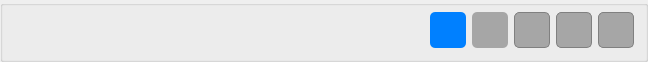
    <widget class="QGroupBox" name="grb_botoes">
     <property name="maximumSize">
      <size>
       <width>16777215</width>
       <height>51</height>
      </size>
     </property>
     <property name="font">
      <font>
       <pointsize>11</pointsize>
      </font>
     </property>
     <property name="title">
      <string/>
     </property>
     <layout class="QHBoxLayout" name="hzl_botoes">
      <property name="topMargin">
       <number>6</number>
      </property>
      <item>
       <widget class="QPushButton" name="btn_primeiro">
        <property name="enabled">
         <bool>false</bool>
        </property>
        <property name="minimumSize">
         <size>
          <width>36</width>
          <height>36</height>
         </size>
        </property>
        <property name="maximumSize">
         <size>
          <width>36</width>
          <height>36</height>
         </size>
        </property>
        <property name="focusPolicy">
         <enum>Qt::NoFocus</enum>
        </property>
        <property name="toolTip">
         <string>Primeiro Registro</string>
        </property>
        <property name="whatsThis">
         <string>&lt;html&gt;&lt;head/&gt;&lt;body&gt;&lt;p&gt;Botão para ir ao primeiro registro&lt;/p&gt;&lt;/body&gt;&lt;/html&gt;</string>
        </property>
        <property name="styleSheet">
         <string notr="true">QPushButton#btn_primeiro{
	border-radius: 5px;
}
QPushButton#btn_primeiro:hover{
	border: 1px solid rgba(33,33,33,.2);
	background: rgba(33,33,33,.1);
}
QPushButton#btn_primeiro:pressed {
	border: 1px solid rgba(33,33,33,.5);
	background: rgba(33,33,33,.2);
}</string>
        </property>
        <property name="text">
         <string/>
        </property>
        <property name="icon">
         <iconset>
          <normaloff>../imagens/nextAll.png</normaloff>../imagens/nextAll.png</iconset>
        </property>
        <property name="iconSize">
         <size>
          <width>36</width>
          <height>36</height>
         </size>
        </property>
        <property name="shortcut">
         <string>Ctrl+Alt+Left</string>
        </property>
        <property name="flat">
         <bool>true</bool>
        </property>
       </widget>
      </item>
      <item>
       <widget class="QPushButton" name="btn_anterior">
        <property name="enabled">
         <bool>false</bool>
        </property>
        <property name="minimumSize">
         <size>
          <width>36</width>
          <height>36</height>
         </size>
        </property>
        <property name="maximumSize">
         <size>
          <width>36</width>
          <height>36</height>
         </size>
        </property>
        <property name="focusPolicy">
         <enum>Qt::NoFocus</enum>
        </property>
        <property name="toolTip">
         <string>Registro Anterior</string>
        </property>
        <property name="whatsThis">
         <string>&lt;html&gt;&lt;head/&gt;&lt;body&gt;&lt;p&gt;Botão para ir ao registro anterior&lt;/p&gt;&lt;/body&gt;&lt;/html&gt;</string>
        </property>
        <property name="styleSheet">
         <string notr="true">QPushButton#btn_anterior{
	border-radius: 5px;
}
QPushButton#btn_anterior:hover{
	border: 1px solid rgba(33,33,33,.2);
	background: rgba(33,33,33,.1);
}
QPushButton#btn_anterior:pressed {
	border: 1px solid rgba(33,33,33,.5);
	background: rgba(33,33,33,.2);
}</string>
        </property>
        <property name="text">
         <string/>
        </property>
        <property name="icon">
         <iconset>
          <normaloff>../imagens/next.png</normaloff>../imagens/next.png</iconset>
        </property>
        <property name="iconSize">
         <size>
          <width>36</width>
          <height>36</height>
         </size>
        </property>
        <property name="shortcut">
         <string>Ctrl+Left</string>
        </property>
        <property name="flat">
         <bool>true</bool>
        </property>
       </widget>
      </item>
      <item>
       <widget class="QPushButton" name="btn_proximo">
        <property name="enabled">
         <bool>false</bool>
        </property>
        <property name="minimumSize">
         <size>
          <width>36</width>
          <height>36</height>
         </size>
        </property>
        <property name="maximumSize">
         <size>
          <width>36</width>
          <height>36</height>
         </size>
        </property>
        <property name="focusPolicy">
         <enum>Qt::NoFocus</enum>
        </property>
        <property name="toolTip">
         <string>Próxima Registro</string>
        </property>
        <property name="whatsThis">
         <string>&lt;html&gt;&lt;head/&gt;&lt;body&gt;&lt;p&gt;Botão para ir ao próximo registro&lt;/p&gt;&lt;/body&gt;&lt;/html&gt;</string>
        </property>
        <property name="styleSheet">
         <string notr="true">QPushButton#btn_proximo{
	border-radius: 5px;
}
QPushButton#btn_proximo:hover{
	border: 1px solid rgba(33,33,33,.2);
	background: rgba(33,33,33,.1);
}
QPushButton#btn_proximo:pressed {
	border: 1px solid rgba(33,33,33,.5);
	background: rgba(33,33,33,.2);
}</string>
        </property>
        <property name="text">
         <string/>
        </property>
        <property name="icon">
         <iconset>
          <normaloff>../imagens/previous.png</normaloff>../imagens/previous.png</iconset>
        </property>
        <property name="iconSize">
         <size>
          <width>36</width>
          <height>36</height>
         </size>
        </property>
        <property name="shortcut">
         <string>Ctrl+Right</string>
        </property>
        <property name="flat">
         <bool>true</bool>
        </property>
       </widget>
      </item>
      <item>
       <widget class="QPushButton" name="btn_ultimo">
        <property name="enabled">
         <bool>false</bool>
        </property>
        <property name="minimumSize">
         <size>
          <width>36</width>
          <height>36</height>
         </size>
        </property>
        <property name="maximumSize">
         <size>
          <width>36</width>
          <height>36</height>
         </size>
        </property>
        <property name="focusPolicy">
         <enum>Qt::NoFocus</enum>
        </property>
        <property name="toolTip">
         <string>Última Registro</string>
        </property>
        <property name="whatsThis">
         <string>&lt;html&gt;&lt;head/&gt;&lt;body&gt;&lt;p&gt;Botão para ir ao ultimo registro&lt;/p&gt;&lt;/body&gt;&lt;/html&gt;</string>
        </property>
        <property name="styleSheet">
         <string notr="true">QPushButton#btn_ultimo{
	border-radius: 5px;
}
QPushButton#btn_ultimo:hover{
	border: 1px solid rgba(33,33,33,.2);
	background: rgba(33,33,33,.1);
}
QPushButton#btn_ultimo:pressed {
	border: 1px solid rgba(33,33,33,.5);
	background: rgba(33,33,33,.2);
}</string>
        </property>
        <property name="text">
         <string/>
        </property>
        <property name="icon">
         <iconset>
          <normaloff>../imagens/PreviousAll.png</normaloff>../imagens/PreviousAll.png</iconset>
        </property>
        <property name="iconSize">
         <size>
          <width>36</width>
          <height>36</height>
         </size>
        </property>
        <property name="shortcut">
         <string>Ctrl+Alt+Right</string>
        </property>
        <property name="flat">
         <bool>true</bool>
        </property>
       </widget>
      </item>
      <item>
       <spacer name="separacao_botoes_do_meio_do_navegadores">
        <property name="orientation">
         <enum>Qt::Horizontal</enum>
        </property>
        <property name="sizeHint" stdset="0">
         <size>
          <width>40</width>
          <height>20</height>
         </size>
        </property>
       </spacer>
      </item>
      <item>
       <widget class="QPushButton" name="btn_pesquisar_registro">
        <property name="minimumSize">
         <size>
          <width>36</width>
          <height>36</height>
         </size>
        </property>
        <property name="maximumSize">
         <size>
          <width>36</width>
          <height>36</height>
         </size>
        </property>
        <property name="focusPolicy">
         <enum>Qt::NoFocus</enum>
        </property>
        <property name="toolTip">
         <string>Pesquisar</string>
        </property>
        <property name="whatsThis">
         <string>&lt;html&gt;&lt;head/&gt;&lt;body&gt;&lt;p&gt;Botão para pesquisar os registros de empresa&lt;/p&gt;&lt;/body&gt;&lt;/html&gt;</string>
        </property>
        <property name="styleSheet">
         <string notr="true">QPushButton#btn_pesquisar_registro{
	border-radius: 5px;
}
QPushButton#btn_pesquisar_registro:hover{
	border: 1px solid rgba(33,33,33,.2);
	background: rgba(33,33,33,.1);
}
QPushButton#btn_pesquisar_registro:pressed {
	border: 1px solid rgba(33,33,33,.5);
	background: rgba(33,33,33,.2);
}</string>
        </property>
        <property name="text">
         <string/>
        </property>
        <property name="icon">
         <iconset>
          <normaloff>../imagens/edit_find_replace.png</normaloff>../imagens/edit_find_replace.png</iconset>
        </property>
        <property name="iconSize">
         <size>
          <width>36</width>
          <height>30</height>
         </size>
        </property>
        <property name="shortcut">
         <string>F12</string>
        </property>
        <property name="flat">
         <bool>true</bool>
        </property>
       </widget>
      </item>
      <item>
       <widget class="QPushButton" name="btn_pesquisar_codigo">
        <property name="minimumSize">
         <size>
          <width>36</width>
          <height>36</height>
         </size>
        </property>
        <property name="maximumSize">
         <size>
          <width>36</width>
          <height>36</height>
         </size>
        </property>
        <property name="focusPolicy">
         <enum>Qt::NoFocus</enum>
        </property>
        <property name="toolTip">
         <string>Buscar</string>
        </property>
        <property name="whatsThis">
         <string>&lt;html&gt;&lt;head/&gt;&lt;body&gt;&lt;p&gt;Botão para buscar empresa pelo codigo&lt;/p&gt;&lt;/body&gt;&lt;/html&gt;</string>
        </property>
        <property name="styleSheet">
         <string notr="true">QPushButton#btn_pesquisar_codigo{
	border-radius: 5px;
}
QPushButton#btn_pesquisar_codigo:hover{
	border: 1px solid rgba(33,33,33,.2);
	background: rgba(33,33,33,.1);
}
QPushButton#btn_pesquisar_codigo:pressed {
	border: 1px solid rgba(33,33,33,.5);
	background: rgba(33,33,33,.2);
}</string>
        </property>
        <property name="text">
         <string/>
        </property>
        <property name="icon">
         <iconset>
          <normaloff>../imagens/dialog-ok.png</normaloff>../imagens/dialog-ok.png</iconset>
        </property>
        <property name="iconSize">
         <size>
          <width>30</width>
          <height>30</height>
         </size>
        </property>
        <property name="shortcut">
         <string>Ctrl+N</string>
        </property>
        <property name="flat">
         <bool>true</bool>
        </property>
       </widget>
      </item>
      <item>
       <widget class="QPushButton" name="btn_imprimir">
        <property name="minimumSize">
         <size>
          <width>36</width>
          <height>36</height>
         </size>
        </property>
        <property name="maximumSize">
         <size>
          <width>36</width>
          <height>36</height>
         </size>
        </property>
        <property name="focusPolicy">
         <enum>Qt::NoFocus</enum>
        </property>
        <property name="toolTip">
         <string>Imprimir</string>
        </property>
        <property name="whatsThis">
         <string>&lt;html&gt;&lt;head/&gt;&lt;body&gt;&lt;p&gt;Botão para imprimir registro de empresa&lt;/p&gt;&lt;/body&gt;&lt;/html&gt;</string>
        </property>
        <property name="styleSheet">
         <string notr="true">QPushButton#btn_imprimir{
	border-radius: 5px;
}
QPushButton#btn_imprimir:hover{
	border: 1px solid rgba(33,33,33,.2);
	background: rgba(33,33,33,.1);
}
QPushButton#btn_imprimir:pressed {
	border: 1px solid rgba(33,33,33,.5);
	background: rgba(33,33,33,.2);
}</string>
        </property>
        <property name="text">
         <string/>
        </property>
        <property name="icon">
         <iconset>
          <normaloff>../imagens/print.png</normaloff>../imagens/print.png</iconset>
        </property>
        <property name="iconSize">
         <size>
          <width>36</width>
          <height>36</height>
         </size>
        </property>
        <property name="shortcut">
         <string>Ctrl+P</string>
        </property>
        <property name="flat">
         <bool>true</bool>
        </property>
       </widget>
      </item>
      <item>
       <widget class="QPushButton" name="btn_copiar">
        <property name="minimumSize">
         <size>
          <width>36</width>
          <height>36</height>
         </size>
        </property>
        <property name="maximumSize">
         <size>
          <width>36</width>
          <height>36</height>
         </size>
        </property>
        <property name="focusPolicy">
         <enum>Qt::NoFocus</enum>
        </property>
        <property name="toolTip">
         <string>Duplicar</string>
        </property>
        <property name="whatsThis">
         <string>&lt;html&gt;&lt;head/&gt;&lt;body&gt;&lt;p&gt;Botão para duplicar registro&lt;/p&gt;&lt;/body&gt;&lt;/html&gt;</string>
        </property>
        <property name="styleSheet">
         <string notr="true">QPushButton#btn_copiar{
	border-radius: 5px;
}
QPushButton#btn_copiar:hover{
	border: 1px solid rgba(33,33,33,.2);
	background: rgba(33,33,33,.1);
}
QPushButton#btn_copiar:pressed {
	border: 1px solid rgba(33,33,33,.5);
	background: rgba(33,33,33,.2);
}</string>
        </property>
        <property name="text">
         <string/>
        </property>
        <property name="icon">
         <iconset>
          <normaloff>../imagens/copy-1.png</normaloff>../imagens/copy-1.png</iconset>
        </property>
        <property name="iconSize">
         <size>
          <width>36</width>
          <height>36</height>
         </size>
        </property>
        <property name="flat">
         <bool>true</bool>
        </property>
       </widget>
      </item>
      <item>
       <spacer name="separacao_botes_meio_do_acoes_registro">
        <property name="orientation">
         <enum>Qt::Horizontal</enum>
        </property>
        <property name="sizeHint" stdset="0">
         <size>
          <width>40</width>
          <height>20</height>
         </size>
        </property>
       </spacer>
      </item>
      <item>
       <widget class="QPushButton" name="btn_novo">
        <property name="minimumSize">
         <size>
          <width>36</width>
          <height>36</height>
         </size>
        </property>
        <property name="maximumSize">
         <size>
          <width>36</width>
          <height>36</height>
         </size>
        </property>
        <property name="font">
         <font>
          <pointsize>11</pointsize>
          <weight>50</weight>
          <bold>false</bold>
         </font>
        </property>
        <property name="focusPolicy">
         <enum>Qt::NoFocus</enum>
        </property>
        <property name="toolTip">
         <string>Novo</string>
        </property>
        <property name="whatsThis">
         <string>&lt;html&gt;&lt;head/&gt;&lt;body&gt;&lt;p&gt;Botão para cadastrar uma novo registro de empresa&lt;/p&gt;&lt;/body&gt;&lt;/html&gt;</string>
        </property>
        <property name="styleSheet">
         <string notr="true">QPushButton#btn_novo{
	background-color: #0080ff ;
	color: #fff;
	border-radius: 5px;
}
QPushButton#btn_novo:hover{
	background-color:  #0073e6;
}
QPushButton#btn_novo:pressed {
	background-color: #0059b3;
}
QPushButton#btn_novo:disabled {
	background-color:  #a6a6a6;
	color: #6a6767;
}</string>
        </property>
        <property name="text">
         <string/>
        </property>
        <property name="icon">
         <iconset>
          <normaloff>../imagens/addNew.png</normaloff>../imagens/addNew.png</iconset>
        </property>
        <property name="iconSize">
         <size>
          <width>36</width>
          <height>36</height>
         </size>
        </property>
        <property name="shortcut">
         <string>Ctrl+N</string>
        </property>
       </widget>
      </item>
      <item>
       <widget class="QPushButton" name="btn_editar">
        <property name="enabled">
         <bool>false</bool>
        </property>
        <property name="minimumSize">
         <size>
          <width>36</width>
          <height>36</height>
         </size>
        </property>
        <property name="maximumSize">
         <size>
          <width>36</width>
          <height>36</height>
         </size>
        </property>
        <property name="font">
         <font>
          <pointsize>11</pointsize>
          <weight>50</weight>
          <bold>false</bold>
         </font>
        </property>
        <property name="focusPolicy">
         <enum>Qt::NoFocus</enum>
        </property>
        <property name="toolTip">
         <string>Editar</string>
        </property>
        <property name="whatsThis">
         <string>&lt;html&gt;&lt;head/&gt;&lt;body&gt;&lt;p&gt;Botão para editar o registro de empresa&lt;/p&gt;&lt;/body&gt;&lt;/html&gt;</string>
        </property>
        <property name="styleSheet">
         <string notr="true">QPushButton#btn_editar{
	background-color: #0080ff ;
	color: #fff;
	border-radius: 5px;
}
QPushButton#btn_editar:hover{
	background-color:  #0073e6;
}
QPushButton#btn_editar:pressed {
	background-color: #0059b3;
}
QPushButton#btn_editar:disabled {
	background-color:  #a6a6a6;
	color: #6a6767;
}</string>
        </property>
        <property name="text">
         <string/>
        </property>
        <property name="icon">
         <iconset>
          <normaloff>../imagens/editFile.png</normaloff>../imagens/editFile.png</iconset>
        </property>
        <property name="iconSize">
         <size>
          <width>36</width>
          <height>36</height>
         </size>
        </property>
        <property name="shortcut">
         <string>Ctrl+E</string>
        </property>
       </widget>
      </item>
      <item>
       <widget class="QPushButton" name="btn_salvar">
        <property name="enabled">
         <bool>false</bool>
        </property>
        <property name="minimumSize">
         <size>
          <width>36</width>
          <height>36</height>
         </size>
        </property>
        <property name="maximumSize">
         <size>
          <width>36</width>
          <height>36</height>
         </size>
        </property>
        <property name="font">
         <font>
          <pointsize>11</pointsize>
         </font>
        </property>
        <property name="focusPolicy">
         <enum>Qt::NoFocus</enum>
        </property>
        <property name="toolTip">
         <string>Salvar</string>
        </property>
        <property name="whatsThis">
         <string>&lt;html&gt;&lt;head/&gt;&lt;body&gt;&lt;p&gt;Botão para salvar o registro de empresa&lt;/p&gt;&lt;/body&gt;&lt;/html&gt;</string>
        </property>
        <property name="styleSheet">
         <string notr="true">QPushButton#btn_salvar{
	background-color: #0080ff ;
	color: #fff;
	border-radius: 5px;
}
QPushButton#btn_salvar:hover{
	background-color:  #0073e6;
}
QPushButton#btn_salvar:pressed {
	background-color: #0059b3;
}
QPushButton#btn_salvar:disabled {
	background-color:  #a6a6a6;
	color: #6a6767;
	border: 1px solid gray;
}</string>
        </property>
        <property name="text">
         <string/>
        </property>
        <property name="icon">
         <iconset>
          <normaloff>../imagens/save-file.png</normaloff>../imagens/save-file.png</iconset>
        </property>
        <property name="iconSize">
         <size>
          <width>36</width>
          <height>36</height>
         </size>
        </property>
        <property name="shortcut">
         <string>Ctrl+S</string>
        </property>
       </widget>
      </item>
      <item>
       <widget class="QPushButton" name="btn_cancelar">
        <property name="enabled">
         <bool>false</bool>
        </property>
        <property name="minimumSize">
         <size>
          <width>36</width>
          <height>36</height>
         </size>
        </property>
        <property name="maximumSize">
         <size>
          <width>36</width>
          <height>36</height>
         </size>
        </property>
        <property name="font">
         <font>
          <pointsize>11</pointsize>
         </font>
        </property>
        <property name="focusPolicy">
         <enum>Qt::NoFocus</enum>
        </property>
        <property name="toolTip">
         <string>Cancelar</string>
        </property>
        <property name="whatsThis">
         <string>&lt;html&gt;&lt;head/&gt;&lt;body&gt;&lt;p&gt;Botão para cancelar a operação&lt;/p&gt;&lt;/body&gt;&lt;/html&gt;</string>
        </property>
        <property name="styleSheet">
         <string notr="true">QPushButton#btn_cancelar{
	background-color: #0080ff ;
	color: #fff;
	border-radius: 5px;
}
QPushButton#btn_cancelar:hover{
	background-color:  #0073e6;
}
QPushButton#btn_cancelar:pressed {
	background-color: #0059b3;
}
QPushButton#btn_cancelar:disabled {
	background-color:  #a6a6a6;
	color: #6a6767;
	border: 1px solid gray;
}</string>
        </property>
        <property name="text">
         <string/>
        </property>
        <property name="icon">
         <iconset>
          <normaloff>../imagens/cancelfile.png</normaloff>../imagens/cancelfile.png</iconset>
        </property>
        <property name="iconSize">
         <size>
          <width>36</width>
          <height>36</height>
         </size>
        </property>
        <property name="shortcut">
         <string>Ctrl+F</string>
        </property>
       </widget>
      </item>
      <item>
       <widget class="QPushButton" name="btn_deletar">
        <property name="enabled">
         <bool>false</bool>
        </property>
        <property name="minimumSize">
         <size>
          <width>36</width>
          <height>36</height>
         </size>
        </property>
        <property name="maximumSize">
         <size>
          <width>36</width>
          <height>36</height>
         </size>
        </property>
        <property name="font">
         <font>
          <pointsize>11</pointsize>
         </font>
        </property>
        <property name="focusPolicy">
         <enum>Qt::NoFocus</enum>
        </property>
        <property name="toolTip">
         <string>Deletar</string>
        </property>
        <property name="whatsThis">
         <string>&lt;html&gt;&lt;head/&gt;&lt;body&gt;&lt;p&gt;Botão de deletar o registro de empresa&lt;/p&gt;&lt;/body&gt;&lt;/html&gt;</string>
        </property>
        <property name="styleSheet">
         <string notr="true">QPushButton#btn_deletar{
	background-color: #0080ff ;
	color: #fff;
	border-radius: 5px;
}
QPushButton#btn_deletar:hover{
	background-color:  #0073e6;
}
QPushButton#btn_deletar:pressed {
	background-color: #0059b3;
}
QPushButton#btn_deletar:disabled {
	background-color:  #a6a6a6;
	color: #6a6767;
	border: 1px solid gray;
}</string>
        </property>
        <property name="text">
         <string/>
        </property>
        <property name="icon">
         <iconset>
          <normaloff>../imagens/delet.png</normaloff>../imagens/delet.png</iconset>
        </property>
        <property name="iconSize">
         <size>
          <width>36</width>
          <height>36</height>
         </size>
        </property>
        <property name="shortcut">
         <string>Ctrl+D</string>
        </property>
       </widget>
      </item>
     </layout>
    </widget>
